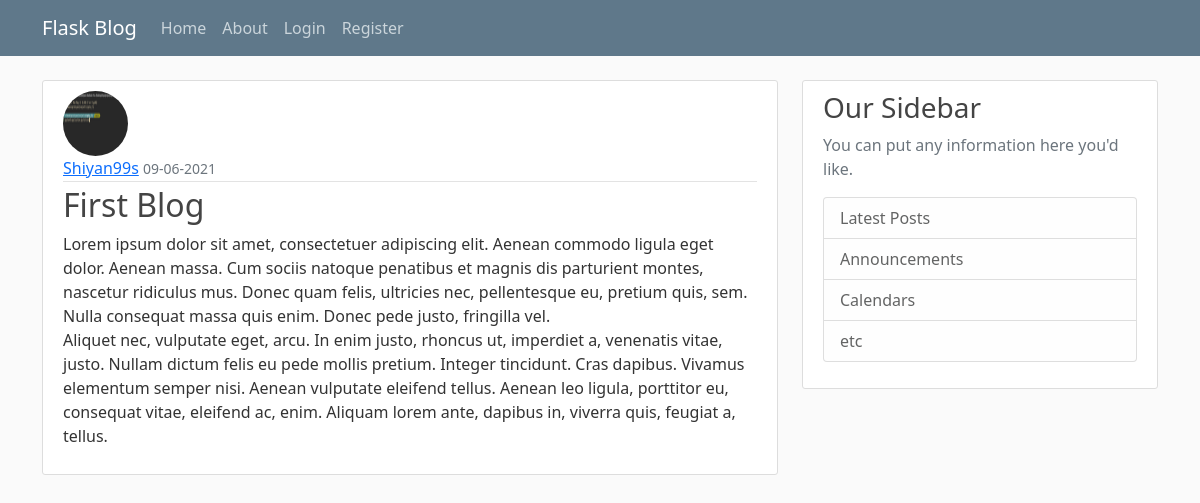
/post/1, run on an earlier commit of the app's database.
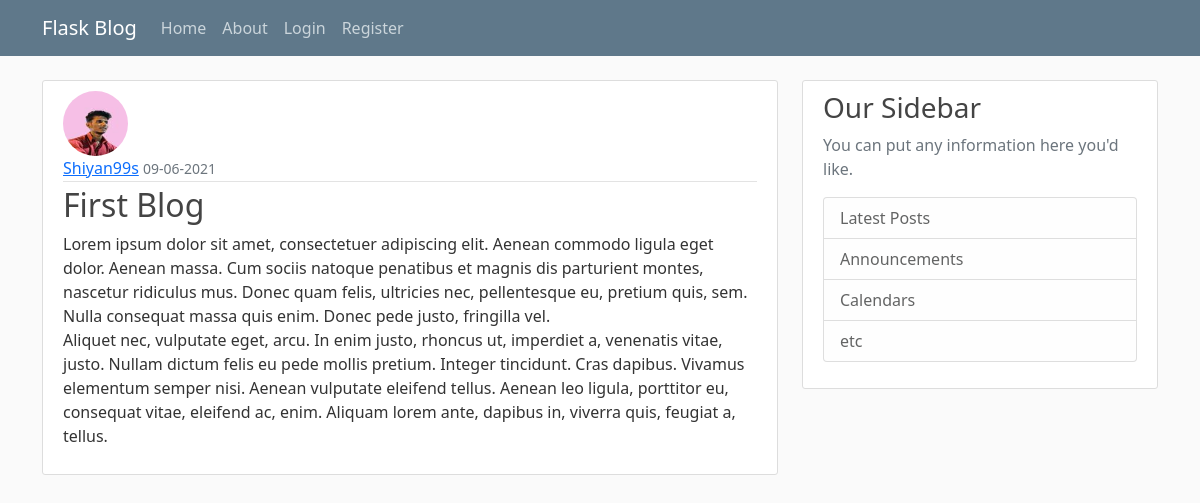
And on a later commit of the database.
### flaskblog/models.py (models this page shows, shortened)
class User(db.Model, UserMixin):
    id = db.Column(db.Integer, primary_key=True)
    username = db.Column(db.String(20), unique=True, nullable=False)
    email = db.Column(db.String(120), unique=True, nullable=False)
    image_file = db.Column(db.String(20), nullable=False,
                           default='default.jpg')
    password = db.Column(db.String(60), nullable=False)
    posts = db.relationship('Post', backref='author', lazy=True)

### flaskblog/routes.py (the view)
@app.route("/post/<int:post_id>")
def post(post_id):
    post = Post.query.get_or_404(post_id)
    return render_template('post.html', title=post.title, post=post)

### flaskblog/templates/post.html
{% extends "layout.html" %}
{% block content %}
    <article class="media content-section">
        <img class="rounded-circle article-img" src="{{ url_for('static', filename='profile_pics/' + post.author.image_file) }}" alt="">
        <div class="media-body">
            <div class="article-metadata">
            <a class="mr-2" href="#">{{ post.author.username }}</a>
            <small class="text-muted">{{ post.date_posted.strftime('%d-%m-%Y') }}</small>
            </div>
            <h2 class="article-title">{{ post.title }}</h2>
            <p class="article-content">{{ post.content }}</p>
        </div>
    </article>
{% endblock content %}

What changed in the data, as far as the page shows it:
changed User "Shiyan99s": image_file: a different picture
